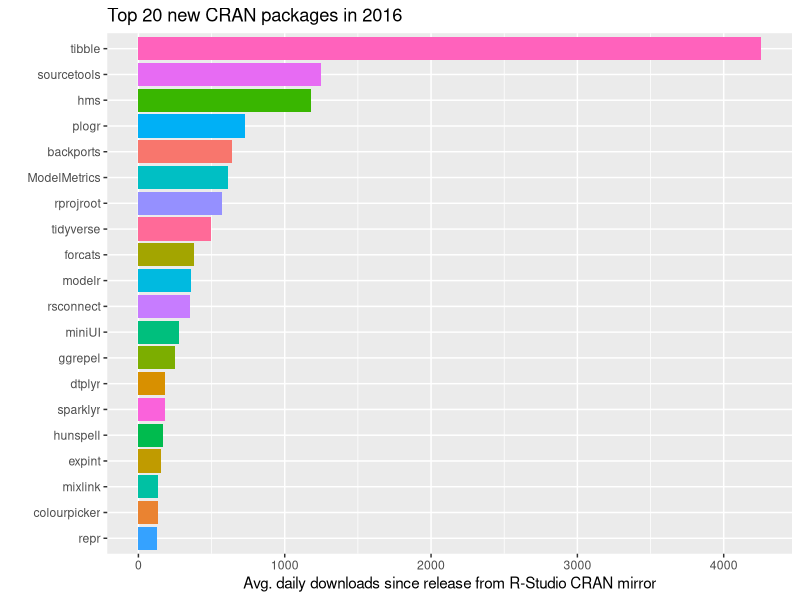
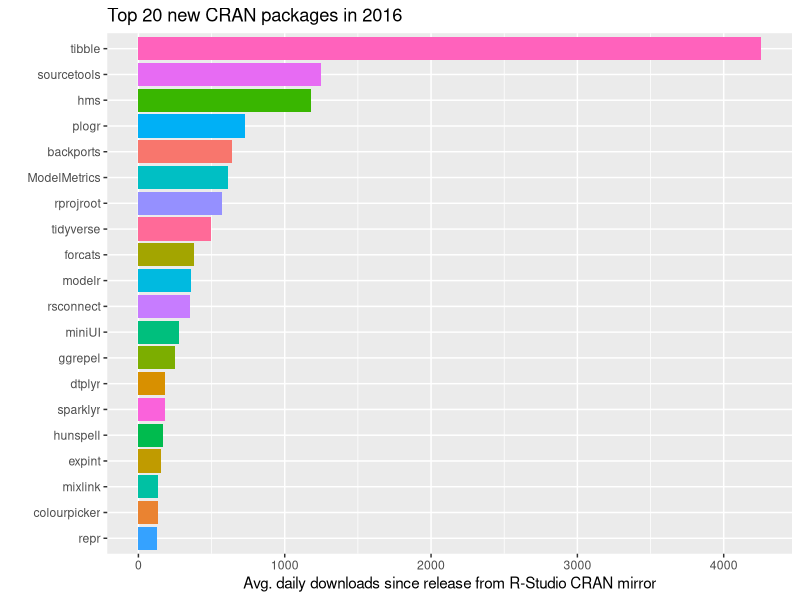

The R script that drew these images, in order:
library(dplyr)
library(ggplot2)

pkg <- read.csv("2016-12-30-package-downloads-2016.csv", stringsAsFactors = FALSE)

top <- pkg %>% 
  arrange(-avg) %>% 
  head(20)

ggpackages <- pkg %>% 
  filter(grepl("^gg.*", package)) %>% 
  nrow()

top %>% ggplot() + 
  aes (x = package, y = avg, fill = package) + 
  geom_bar(stat = "identity") + 
  scale_x_discrete(limits = rev(top$package)) +
  #scale_y_continuous(labels = comma) +
  coord_flip() +
  guides(fill = FALSE) +
  ylab("Avg. daily downloads since release from R-Studio CRAN mirror") + xlab("") +
  ggtitle("Top 20 new CRAN packages in 2016")
ggsave(file="cran-top20-2016.png", width = 25, height = 25/((1+sqrt(5))/2), units = "cm")
